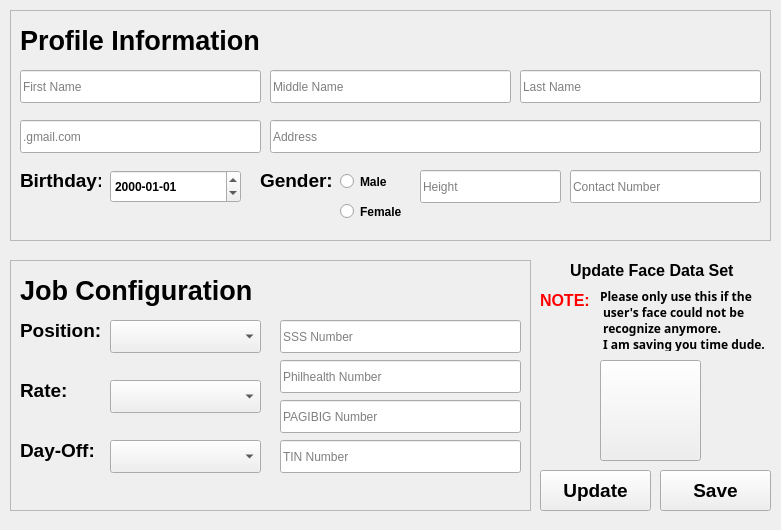
<?xml version="1.0" encoding="UTF-8"?>
<ui version="4.0">
 <class>UpdateProfileWindow</class>
 <widget class="QMainWindow" name="UpdateProfileWindow">
  <property name="geometry">
   <rect>
    <x>0</x>
    <y>0</y>
    <width>781</width>
    <height>530</height>
   </rect>
  </property>
  <property name="windowTitle">
   <string>Update Employee's Profile and Configurations</string>
  </property>
  <property name="windowIcon">
   <iconset>
    <normaloff>../icons/favicon.png</normaloff>../icons/favicon.png</iconset>
  </property>
  <widget class="QWidget" name="centralwidget">
   <widget class="QFrame" name="basicInfo_frame">
    <property name="geometry">
     <rect>
      <x>10</x>
      <y>10</y>
      <width>761</width>
      <height>231</height>
     </rect>
    </property>
    <property name="frameShape">
     <enum>QFrame::StyledPanel</enum>
    </property>
    <property name="frameShadow">
     <enum>QFrame::Raised</enum>
    </property>
    <widget class="QLabel" name="label">
     <property name="geometry">
      <rect>
       <x>10</x>
       <y>10</y>
       <width>241</width>
       <height>41</height>
      </rect>
     </property>
     <property name="font">
      <font>
       <family>Arial</family>
       <pointsize>20</pointsize>
       <weight>75</weight>
       <bold>true</bold>
      </font>
     </property>
     <property name="text">
      <string>Profile Information</string>
     </property>
    </widget>
    <widget class="QLineEdit" name="gmail_txt">
     <property name="geometry">
      <rect>
       <x>10</x>
       <y>110</y>
       <width>241</width>
       <height>33</height>
      </rect>
     </property>
     <property name="focusPolicy">
      <enum>Qt::ClickFocus</enum>
     </property>
     <property name="placeholderText">
      <string>.gmail.com</string>
     </property>
    </widget>
    <widget class="QLineEdit" name="lname_txt">
     <property name="geometry">
      <rect>
       <x>510</x>
       <y>60</y>
       <width>241</width>
       <height>33</height>
      </rect>
     </property>
     <property name="focusPolicy">
      <enum>Qt::ClickFocus</enum>
     </property>
     <property name="placeholderText">
      <string>Last Name</string>
     </property>
    </widget>
    <widget class="QLineEdit" name="mname_txt">
     <property name="geometry">
      <rect>
       <x>260</x>
       <y>60</y>
       <width>241</width>
       <height>33</height>
      </rect>
     </property>
     <property name="focusPolicy">
      <enum>Qt::ClickFocus</enum>
     </property>
     <property name="placeholderText">
      <string>Middle Name</string>
     </property>
    </widget>
    <widget class="QLineEdit" name="fname_txt">
     <property name="geometry">
      <rect>
       <x>10</x>
       <y>60</y>
       <width>241</width>
       <height>33</height>
      </rect>
     </property>
     <property name="focusPolicy">
      <enum>Qt::ClickFocus</enum>
     </property>
     <property name="placeholderText">
      <string>First Name</string>
     </property>
    </widget>
    <widget class="QLineEdit" name="address_txt">
     <property name="geometry">
      <rect>
       <x>260</x>
       <y>110</y>
       <width>491</width>
       <height>33</height>
      </rect>
     </property>
     <property name="focusPolicy">
      <enum>Qt::ClickFocus</enum>
     </property>
     <property name="placeholderText">
      <string>Address</string>
     </property>
    </widget>
    <widget class="QDateEdit" name="birthday_txt">
     <property name="geometry">
      <rect>
       <x>100</x>
       <y>160</y>
       <width>131</width>
       <height>33</height>
      </rect>
     </property>
     <property name="font">
      <font>
       <family>Arial</family>
       <weight>75</weight>
       <bold>true</bold>
      </font>
     </property>
     <property name="focusPolicy">
      <enum>Qt::ClickFocus</enum>
     </property>
     <property name="displayFormat">
      <string>yyyy-MM-dd</string>
     </property>
    </widget>
    <widget class="QLabel" name="label_3">
     <property name="geometry">
      <rect>
       <x>10</x>
       <y>160</y>
       <width>81</width>
       <height>21</height>
      </rect>
     </property>
     <property name="font">
      <font>
       <family>Arial</family>
       <pointsize>14</pointsize>
       <weight>75</weight>
       <bold>true</bold>
      </font>
     </property>
     <property name="text">
      <string>Birthday:</string>
     </property>
    </widget>
    <widget class="QRadioButton" name="male_radio">
     <property name="geometry">
      <rect>
       <x>330</x>
       <y>160</y>
       <width>107</width>
       <height>23</height>
      </rect>
     </property>
     <property name="font">
      <font>
       <family>Arial</family>
       <weight>75</weight>
       <bold>true</bold>
      </font>
     </property>
     <property name="focusPolicy">
      <enum>Qt::ClickFocus</enum>
     </property>
     <property name="text">
      <string>Male</string>
     </property>
    </widget>
    <widget class="QRadioButton" name="female_radio">
     <property name="geometry">
      <rect>
       <x>330</x>
       <y>190</y>
       <width>107</width>
       <height>23</height>
      </rect>
     </property>
     <property name="font">
      <font>
       <family>Arial</family>
       <weight>75</weight>
       <bold>true</bold>
      </font>
     </property>
     <property name="focusPolicy">
      <enum>Qt::ClickFocus</enum>
     </property>
     <property name="text">
      <string>Female</string>
     </property>
    </widget>
    <widget class="QLabel" name="label_4">
     <property name="geometry">
      <rect>
       <x>250</x>
       <y>160</y>
       <width>81</width>
       <height>21</height>
      </rect>
     </property>
     <property name="font">
      <font>
       <family>Arial</family>
       <pointsize>14</pointsize>
       <weight>75</weight>
       <bold>true</bold>
      </font>
     </property>
     <property name="text">
      <string>Gender:</string>
     </property>
    </widget>
    <widget class="QLineEdit" name="height_txt">
     <property name="geometry">
      <rect>
       <x>410</x>
       <y>160</y>
       <width>141</width>
       <height>33</height>
      </rect>
     </property>
     <property name="focusPolicy">
      <enum>Qt::ClickFocus</enum>
     </property>
     <property name="placeholderText">
      <string>Height</string>
     </property>
    </widget>
    <widget class="QLineEdit" name="contact_txt">
     <property name="geometry">
      <rect>
       <x>560</x>
       <y>160</y>
       <width>191</width>
       <height>33</height>
      </rect>
     </property>
     <property name="focusPolicy">
      <enum>Qt::ClickFocus</enum>
     </property>
     <property name="placeholderText">
      <string>Contact Number</string>
     </property>
    </widget>
   </widget>
   <widget class="QLabel" name="label_9">
    <property name="geometry">
     <rect>
      <x>540</x>
      <y>290</y>
      <width>51</width>
      <height>21</height>
     </rect>
    </property>
    <property name="font">
     <font>
      <family>Arial</family>
      <pointsize>12</pointsize>
      <weight>75</weight>
      <bold>true</bold>
     </font>
    </property>
    <property name="text">
     <string>&lt;html&gt;&lt;head/&gt;&lt;body&gt;&lt;p&gt;&lt;span style=&quot; color:#ff0000;&quot;&gt;NOTE: &lt;/span&gt;&lt;/p&gt;&lt;/body&gt;&lt;/html&gt;</string>
    </property>
   </widget>
   <widget class="QPushButton" name="train_btn">
    <property name="geometry">
     <rect>
      <x>600</x>
      <y>360</y>
      <width>101</width>
      <height>101</height>
     </rect>
    </property>
    <property name="focusPolicy">
     <enum>Qt::NoFocus</enum>
    </property>
    <property name="text">
     <string/>
    </property>
    <property name="icon">
     <iconset>
      <normaloff>../icons/facerecoglogo.png</normaloff>../icons/facerecoglogo.png</iconset>
    </property>
    <property name="iconSize">
     <size>
      <width>125</width>
      <height>125</height>
     </size>
    </property>
   </widget>
   <widget class="QLabel" name="label_8">
    <property name="geometry">
     <rect>
      <x>570</x>
      <y>260</y>
      <width>171</width>
      <height>21</height>
     </rect>
    </property>
    <property name="font">
     <font>
      <family>Arial</family>
      <pointsize>12</pointsize>
      <weight>75</weight>
      <bold>true</bold>
     </font>
    </property>
    <property name="text">
     <string>Update Face Data Set</string>
    </property>
   </widget>
   <widget class="QFrame" name="generalInfo_frame">
    <property name="geometry">
     <rect>
      <x>10</x>
      <y>260</y>
      <width>521</width>
      <height>251</height>
     </rect>
    </property>
    <property name="frameShape">
     <enum>QFrame::StyledPanel</enum>
    </property>
    <property name="frameShadow">
     <enum>QFrame::Raised</enum>
    </property>
    <widget class="QLabel" name="label_2">
     <property name="geometry">
      <rect>
       <x>10</x>
       <y>10</y>
       <width>231</width>
       <height>41</height>
      </rect>
     </property>
     <property name="font">
      <font>
       <family>Arial</family>
       <pointsize>20</pointsize>
       <weight>75</weight>
       <bold>true</bold>
      </font>
     </property>
     <property name="text">
      <string>Job Configurations</string>
     </property>
    </widget>
    <widget class="QComboBox" name="position_combo">
     <property name="geometry">
      <rect>
       <x>100</x>
       <y>60</y>
       <width>151</width>
       <height>33</height>
      </rect>
     </property>
     <property name="focusPolicy">
      <enum>Qt::NoFocus</enum>
     </property>
    </widget>
    <widget class="QLabel" name="label_5">
     <property name="geometry">
      <rect>
       <x>10</x>
       <y>60</y>
       <width>81</width>
       <height>21</height>
      </rect>
     </property>
     <property name="font">
      <font>
       <family>Arial</family>
       <pointsize>14</pointsize>
       <weight>75</weight>
       <bold>true</bold>
      </font>
     </property>
     <property name="text">
      <string>Position:</string>
     </property>
    </widget>
    <widget class="QLabel" name="label_6">
     <property name="geometry">
      <rect>
       <x>10</x>
       <y>120</y>
       <width>51</width>
       <height>21</height>
      </rect>
     </property>
     <property name="font">
      <font>
       <family>Arial</family>
       <pointsize>14</pointsize>
       <weight>75</weight>
       <bold>true</bold>
      </font>
     </property>
     <property name="text">
      <string>Rate:</string>
     </property>
    </widget>
    <widget class="QComboBox" name="rate_combo">
     <property name="geometry">
      <rect>
       <x>100</x>
       <y>120</y>
       <width>151</width>
       <height>33</height>
      </rect>
     </property>
     <property name="focusPolicy">
      <enum>Qt::NoFocus</enum>
     </property>
    </widget>
    <widget class="QLabel" name="label_7">
     <property name="geometry">
      <rect>
       <x>10</x>
       <y>180</y>
       <width>81</width>
       <height>21</height>
      </rect>
     </property>
     <property name="font">
      <font>
       <family>Arial</family>
       <pointsize>14</pointsize>
       <weight>75</weight>
       <bold>true</bold>
      </font>
     </property>
     <property name="text">
      <string>Day-Off:</string>
     </property>
    </widget>
    <widget class="QComboBox" name="dayoff_combo">
     <property name="geometry">
      <rect>
       <x>100</x>
       <y>180</y>
       <width>151</width>
       <height>33</height>
      </rect>
     </property>
     <property name="focusPolicy">
      <enum>Qt::NoFocus</enum>
     </property>
    </widget>
    <widget class="QLineEdit" name="sss_txt">
     <property name="geometry">
      <rect>
       <x>270</x>
       <y>60</y>
       <width>241</width>
       <height>33</height>
      </rect>
     </property>
     <property name="focusPolicy">
      <enum>Qt::ClickFocus</enum>
     </property>
     <property name="placeholderText">
      <string>SSS Number</string>
     </property>
    </widget>
    <widget class="QLineEdit" name="philhealth_txt">
     <property name="geometry">
      <rect>
       <x>270</x>
       <y>100</y>
       <width>241</width>
       <height>33</height>
      </rect>
     </property>
     <property name="focusPolicy">
      <enum>Qt::ClickFocus</enum>
     </property>
     <property name="placeholderText">
      <string>Philhealth Number</string>
     </property>
    </widget>
    <widget class="QLineEdit" name="pagibig_txt">
     <property name="geometry">
      <rect>
       <x>270</x>
       <y>140</y>
       <width>241</width>
       <height>33</height>
      </rect>
     </property>
     <property name="focusPolicy">
      <enum>Qt::ClickFocus</enum>
     </property>
     <property name="placeholderText">
      <string>PAGIBIG Number</string>
     </property>
    </widget>
    <widget class="QLineEdit" name="tin_txt">
     <property name="geometry">
      <rect>
       <x>270</x>
       <y>180</y>
       <width>241</width>
       <height>33</height>
      </rect>
     </property>
     <property name="focusPolicy">
      <enum>Qt::ClickFocus</enum>
     </property>
     <property name="placeholderText">
      <string>TIN Number</string>
     </property>
    </widget>
   </widget>
   <widget class="QPushButton" name="cancel_btn">
    <property name="geometry">
     <rect>
      <x>660</x>
      <y>470</y>
      <width>111</width>
      <height>41</height>
     </rect>
    </property>
    <property name="font">
     <font>
      <family>Arial</family>
      <pointsize>14</pointsize>
      <weight>75</weight>
      <bold>true</bold>
     </font>
    </property>
    <property name="focusPolicy">
     <enum>Qt::NoFocus</enum>
    </property>
    <property name="text">
     <string>Save</string>
    </property>
    <property name="icon">
     <iconset>
      <normaloff>../icons/close.png</normaloff>../icons/close.png</iconset>
    </property>
    <property name="iconSize">
     <size>
      <width>30</width>
      <height>30</height>
     </size>
    </property>
   </widget>
   <widget class="QLabel" name="label_10">
    <property name="geometry">
     <rect>
      <x>600</x>
      <y>290</y>
      <width>171</width>
      <height>61</height>
     </rect>
    </property>
    <property name="font">
     <font>
      <family>Noto Sans</family>
      <pointsize>9</pointsize>
      <weight>75</weight>
      <bold>true</bold>
     </font>
    </property>
    <property name="text">
     <string>Please only use this if the
 user's face could not be
 recognize anymore.
 I am saving you time dude.</string>
    </property>
   </widget>
   <widget class="QPushButton" name="cancel_btn_2">
    <property name="geometry">
     <rect>
      <x>540</x>
      <y>470</y>
      <width>111</width>
      <height>41</height>
     </rect>
    </property>
    <property name="font">
     <font>
      <family>Arial</family>
      <pointsize>14</pointsize>
      <weight>75</weight>
      <bold>true</bold>
     </font>
    </property>
    <property name="focusPolicy">
     <enum>Qt::NoFocus</enum>
    </property>
    <property name="text">
     <string>Update</string>
    </property>
    <property name="icon">
     <iconset>
      <normaloff>../icons/recs.png</normaloff>../icons/recs.png</iconset>
    </property>
    <property name="iconSize">
     <size>
      <width>30</width>
      <height>30</height>
     </size>
    </property>
   </widget>
  </widget>
 </widget>
 <resources/>
 <connections/>
</ui>
